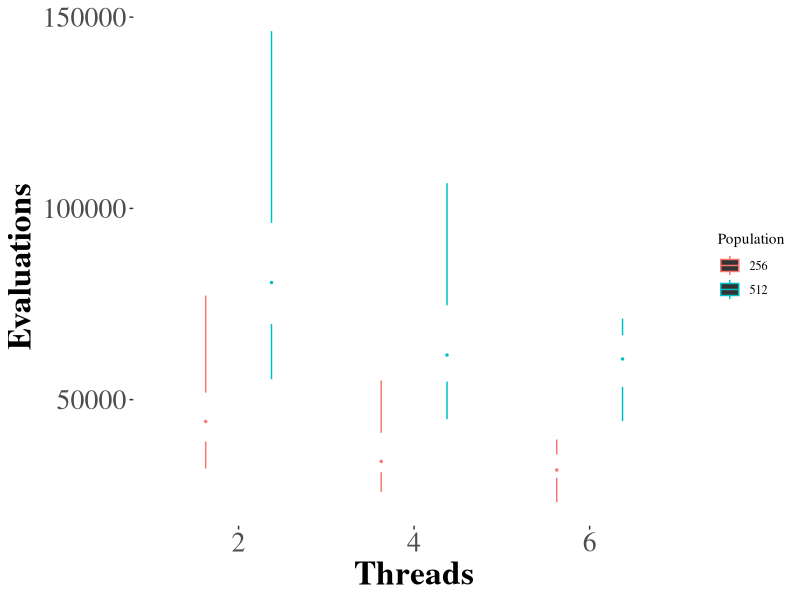
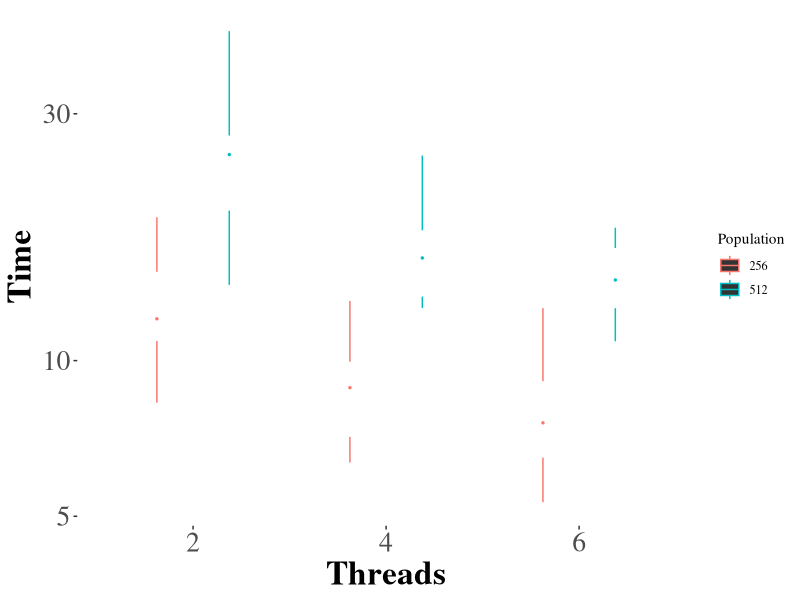
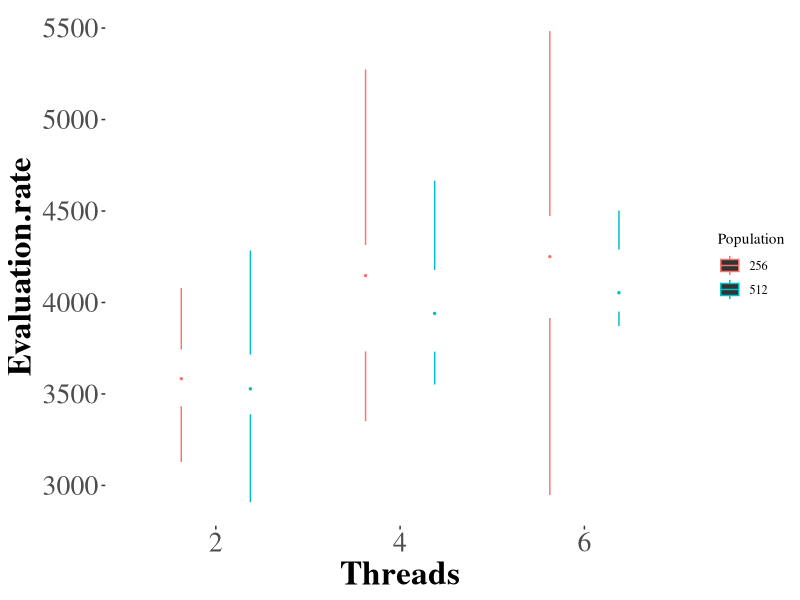
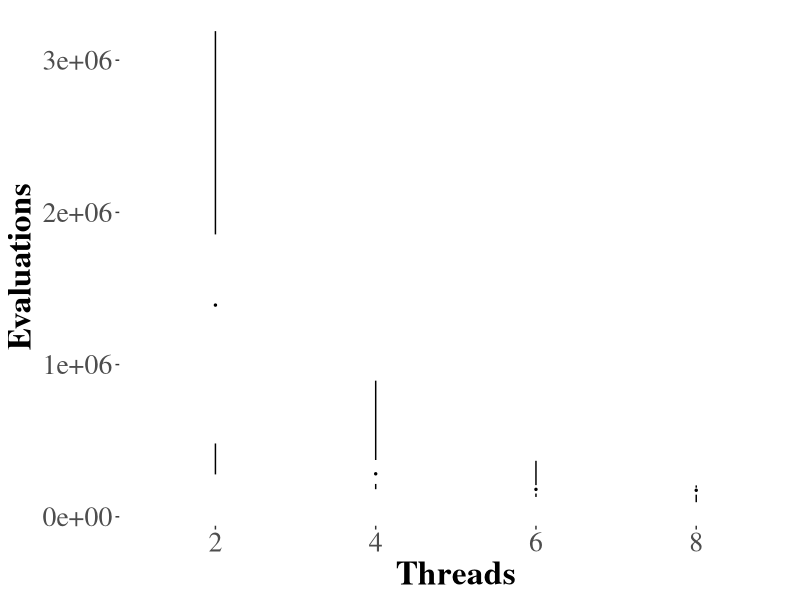
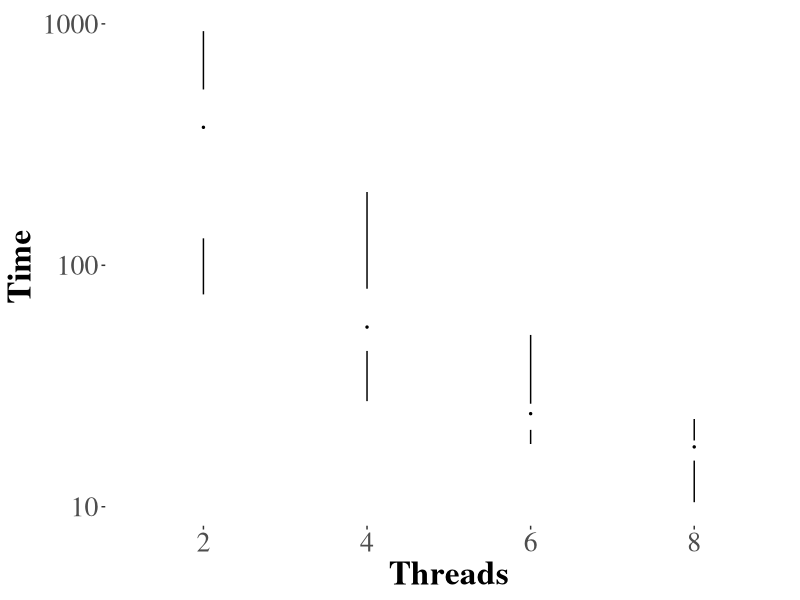
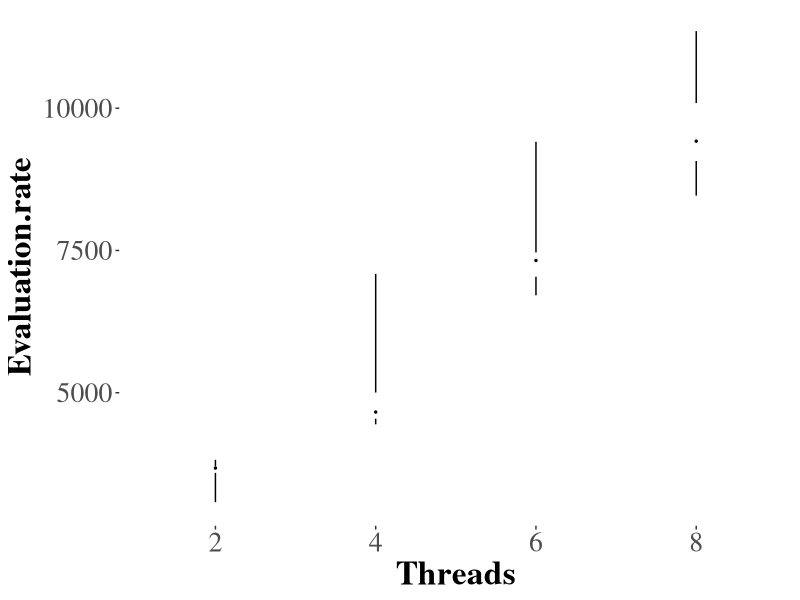
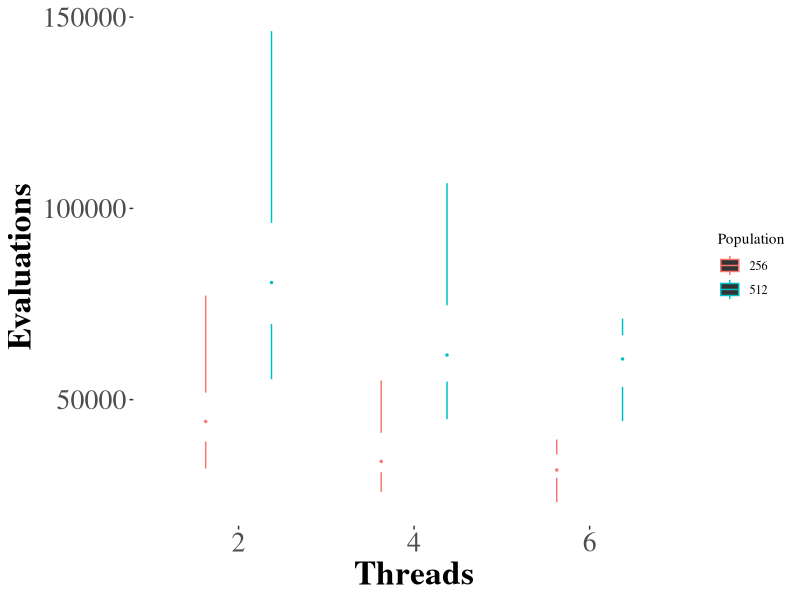
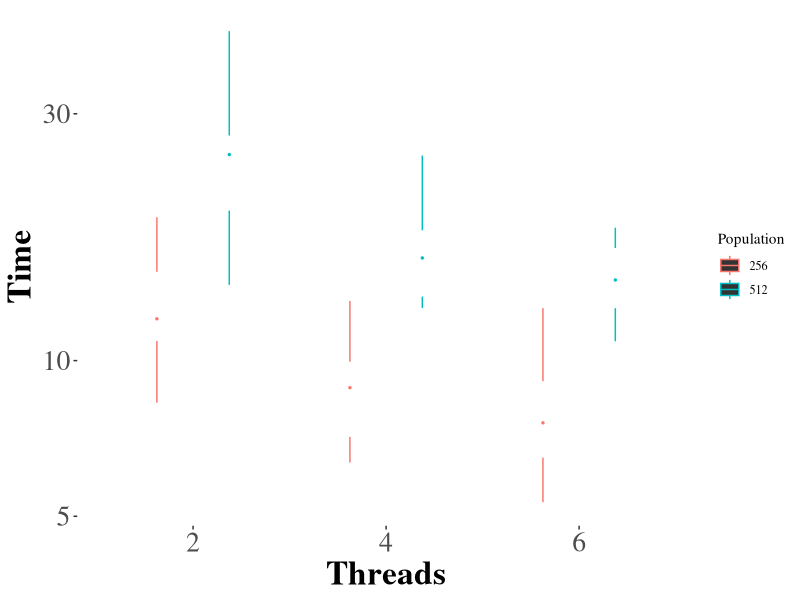

Write R code to recreate these figures, in order.
## ----setup, cache=FALSE,echo=FALSE--------------------------------------------
suppressPackageStartupMessages({
    library(ggplot2)
    library(ggthemes)
})


## ----laptop, cache=FALSE,echo=FALSE-------------------------------------------
data <- read.csv("code/lo-evosoft-results.csv")
data$Population <- as.factor(data$Population)
data$Threads <- as.factor(data$Threads)
data$Evaluation.rate <- data$Evaluations/data$Time
ggplot(data,aes(x=Threads,y=Evaluations,color=Population))+geom_tufteboxplot()+theme_tufte()+theme(axis.text=element_text(size=20), axis.title=element_text(size=24,face="bold"))
ggsave("evosoft-evaluations-threads.png",width=8,height=6)

## ----laptop2, cache=FALSE,echo=FALSE------------------------------------------
ggplot(data,aes(x=Threads,y=Time,color=Population))+geom_tufteboxplot()+theme_tufte()+scale_y_log10()+theme(axis.text=element_text(size=20), axis.title=element_text(size=24,face="bold"))
ggsave("evosoft-time-threads.png",width=8,height=6)


## ----laptop3, cache=FALSE,echo=FALSE------------------------------------------
ggplot(data,aes(x=Threads,y=Evaluation.rate,color=Population))+geom_tufteboxplot()+theme_tufte()+theme(axis.text=element_text(size=20), axis.title=element_text(size=24,face="bold"))
ggsave("evosoft-rate-threads.png",width=8,height=6)

## ----laptop4, cache=FALSE,echo=FALSE------------------------------------------
data <- read.csv("code/lo-evosoft-results-l60.csv")
data$Threads <- as.factor(data$Threads)
data$Evaluation.rate <- data$Evaluations/data$Time
ggplot(data,aes(x=Threads,y=Evaluations))+geom_tufteboxplot()+theme_tufte()+theme(axis.text=element_text(size=20), axis.title=element_text(size=24,face="bold"))
ggsave("evosoft-evaluations-threads-lo60.png",width=8,height=6)

## ----laptop5, cache=FALSE,echo=FALSE------------------------------------------
ggplot(data,aes(x=Threads,y=Time))+geom_tufteboxplot()+theme_tufte()+scale_y_log10()+theme(axis.text=element_text(size=20), axis.title=element_text(size=24,face="bold"))
ggsave("evosoft-time-threads-lo60.png",width=8,height=6)

## ----laptop6, cache=FALSE,echo=FALSE------------------------------------------
ggplot(data,aes(x=Threads,y=Evaluation.rate))+geom_tufteboxplot()+theme_tufte()+theme(axis.text=element_text(size=20), axis.title=element_text(size=24,face="bold"))
ggsave("evosoft-rate-threads-lo60.png",width=8,height=6)

